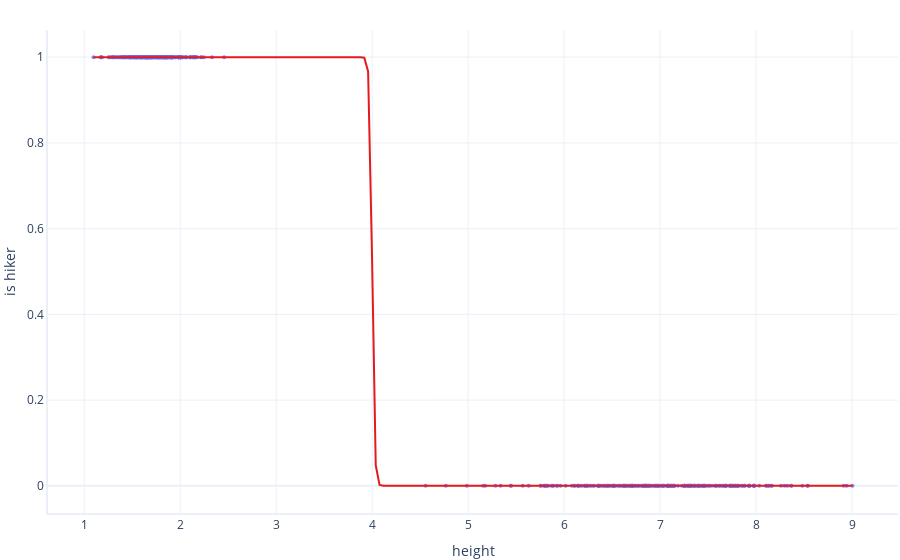

Notebook code for this chart:
### Code cell
import statsmodels.api

# Create a fake model that is perfect at predicting labels
class PerfectModel:
    def predict(self, x):
        # The perfect model believes that hikers are all
        # under 4m tall
        return 1 / (1 + numpy.exp(80*(x - 4)))
    
model = PerfectModel()

# Plot the model
import graphing
graphing.scatter_2D(test, trendline=model.predict)
